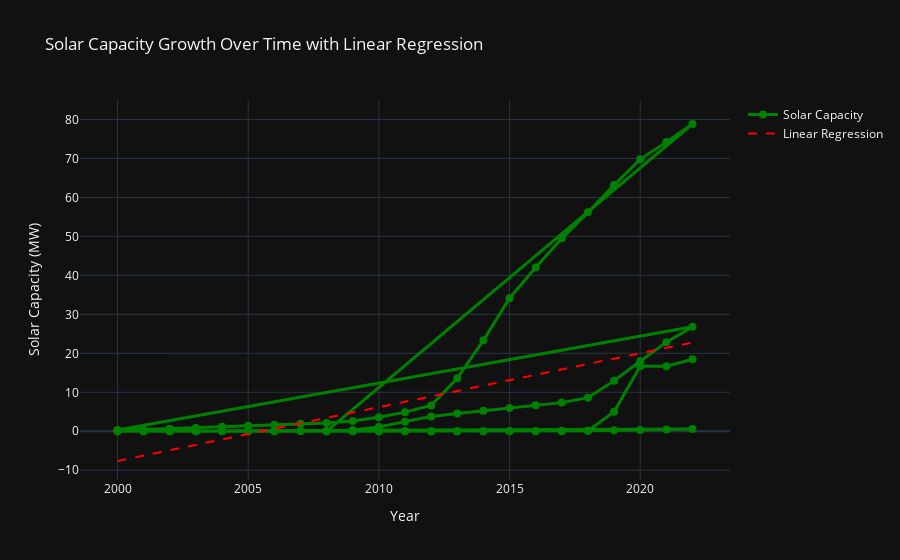

Notebook cell for this chart:
### Code cell
import numpy as np
import plotly.graph_objects as go
from sklearn.linear_model import LinearRegression

years = np.array(solar_capability['Year']).reshape(-1, 1)
solar_capacity = solar_capability['capability_gw']

# # Example data (Year vs. Solar Capacity in MW)
# years = np.array([2015, 2016, 2017, 2018, 2019, 2020, 2021, 2022, 2023]).reshape(-1, 1)
# solar_capacity = np.array([50, 100, 250, 400, 600, 800, 1200, 1500, 2000])  # Solar capacity in MW

# Fit the Linear Regression model
model = LinearRegression()
model.fit(years, solar_capacity)

# Predict values
predictions = model.predict(years)

# Create a line plot
fig = go.Figure()

# Add trace for Solar Capacity over Time
fig.add_trace(go.Scatter(
    x=years.flatten(), 
    y=solar_capacity, 
    mode='lines+markers', 
    name='Solar Capacity', 
    line=dict(color='green', width=3), 
    marker=dict(size=8)
))

# Add trace for Linear Regression Line
fig.add_trace(go.Scatter(
    x=years.flatten(), 
    y=predictions, 
    mode='lines', 
    name='Linear Regression', 
    line=dict(color='red', width=2, dash='dash')
))

# Update layout with titles and labels
fig.update_layout(
    title='Solar Capacity Growth Over Time with Linear Regression',
    xaxis_title='Year',
    yaxis_title='Solar Capacity (MW)',
    template='plotly_dark'
)

# Show plot
fig.show()

# Print the regression coefficients
slope = model.coef_[0]  # This is now correct for 1D array
intercept = model.intercept_
print(f'Linear Regression Equation: Y = {slope} * X + {intercept}')

### Figure 1 — Plotly figure (JSON) as saved in the notebook; plotly's stock layout.template omitted (floating-point values rounded to 4 significant figures)
{"data": [{"line": {"color": "green", "width": 3}, "marker": {"size": 8}, "mode": "lines+markers", "name": "Solar Capacity", "type": "scatter", "x": [2000, 2001, 2002, 2003, 2004, 2005, 2006, 2007, 2008, 2009, 2010, 2011, 2012, 2013, 2014, 2015, 2016, 2017, 2018, 2019, 2020, 2021, 2022, 2000, 2001, 2002, 2003, 2004, 2005, 2006, 2007, 2008, 2009, 2010, 2011, 2012, 2013, 2014, 2015, 2016, 2017, 2018, 2019, 2020, 2021, 2022, 2008, 2009, 2010, 2011, 2012, 2013, 2014, 2015, 2016, 2017, 2018, 2019, 2020, 2021, 2022, 2000, 2001, 2002, 2003, 2004, 2005, 2006, 2007, 2008, 2009, 2010, 2011, 2012, 2013, 2014, 2015, 2016, 2017, 2018, 2019, 2020, 2021, 2022], "y": [0.025, 0.029, 0.034, 0.0394, 0.0464, 0.0524, 0.0614, 0.073, 0.085, 0.332, 1.091, 2.473, 3.799, 4.568, 5.287, 5.946, 6.689, 7.354, 8.626, 12.97, 17.99, 22.87, 26.79, 0.33, 0.453, 0.637, 0.86, 1.132, 1.422, 1.708, 1.919, 2.144, 2.627, 3.618, 4.914, 6.632, 13.6, 23.34, 34.15, 42.04, 49.5, 56.16, 63.19, 69.76, 74.19, 78.83, 0.000279, 0.0015, 0.003, 0.0046, 0.0078, 0.0118, 0.0253, 0.0457, 0.0966, 0.1156, 0.1609, 0.2721, 0.3325, 0.487, 0.5716, 2e-06, 0.000108, 0.000236, 0.000406, 0.000747, 0.001885, 0.003424, 0.003424, 0.003424, 0.003515, 0.004518, 0.004518, 0.004518, 0.004518, 0.00529, 0.00529, 0.00529, 0.007992, 0.105, 4.993, 16.66, 16.66, 18.47]}, {"line": {"color": "red", "dash": "dash", "width": 2}, "mode": "lines", "name": "Linear Regression", "type": "scatter", "x": [2000, 2001, 2002, 2003, 2004, 2005, 2006, 2007, 2008, 2009, 2010, 2011, 2012, 2013, 2014, 2015, 2016, 2017, 2018, 2019, 2020, 2021, 2022, 2000, 2001, 2002, 2003, 2004, 2005, 2006, 2007, 2008, 2009, 2010, 2011, 2012, 2013, 2014, 2015, 2016, 2017, 2018, 2019, 2020, 2021, 2022, 2008, 2009, 2010, 2011, 2012, 2013, 2014, 2015, 2016, 2017, 2018, 2019, 2020, 2021, 2022, 2000, 2001, 2002, 2003, 2004, 2005, 2006, 2007, 2008, 2009, 2010, 2011, 2012, 2013, 2014, 2015, 2016, 2017, 2018, 2019, 2020, 2021, 2022], "y": [-7.624, -6.242, -4.86, -3.478, -2.096, -0.7138, 0.6682, 2.05, 3.432, 4.814, 6.196, 7.578, 8.96, 10.34, 11.72, 13.11, 14.49, 15.87, 17.25, 18.63, 20.02, 21.4, 22.78, -7.624, -6.242, -4.86, -3.478, -2.096, -0.7138, 0.6682, 2.05, 3.432, 4.814, 6.196, 7.578, 8.96, 10.34, 11.72, 13.11, 14.49, 15.87, 17.25, 18.63, 20.02, 21.4, 22.78, 3.432, 4.814, 6.196, 7.578, 8.96, 10.34, 11.72, 13.11, 14.49, 15.87, 17.25, 18.63, 20.02, 21.4, 22.78, -7.624, -6.242, -4.86, -3.478, -2.096, -0.7138, 0.6682, 2.05, 3.432, 4.814, 6.196, 7.578, 8.96, 10.34, 11.72, 13.11, 14.49, 15.87, 17.25, 18.63, 20.02, 21.4, 22.78]}], "layout": {"autosize": true, "title": {"text": "Solar Capacity Growth Over Time with Linear Regression"}, "xaxis": {"autorange": true, "range": [1999.0, 2023.0], "title": {"text": "Year"}, "type": "linear"}, "yaxis": {"autorange": true, "range": [-12.58, 86.54], "title": {"text": "Solar Capacity (MW)"}, "type": "linear"}}}
